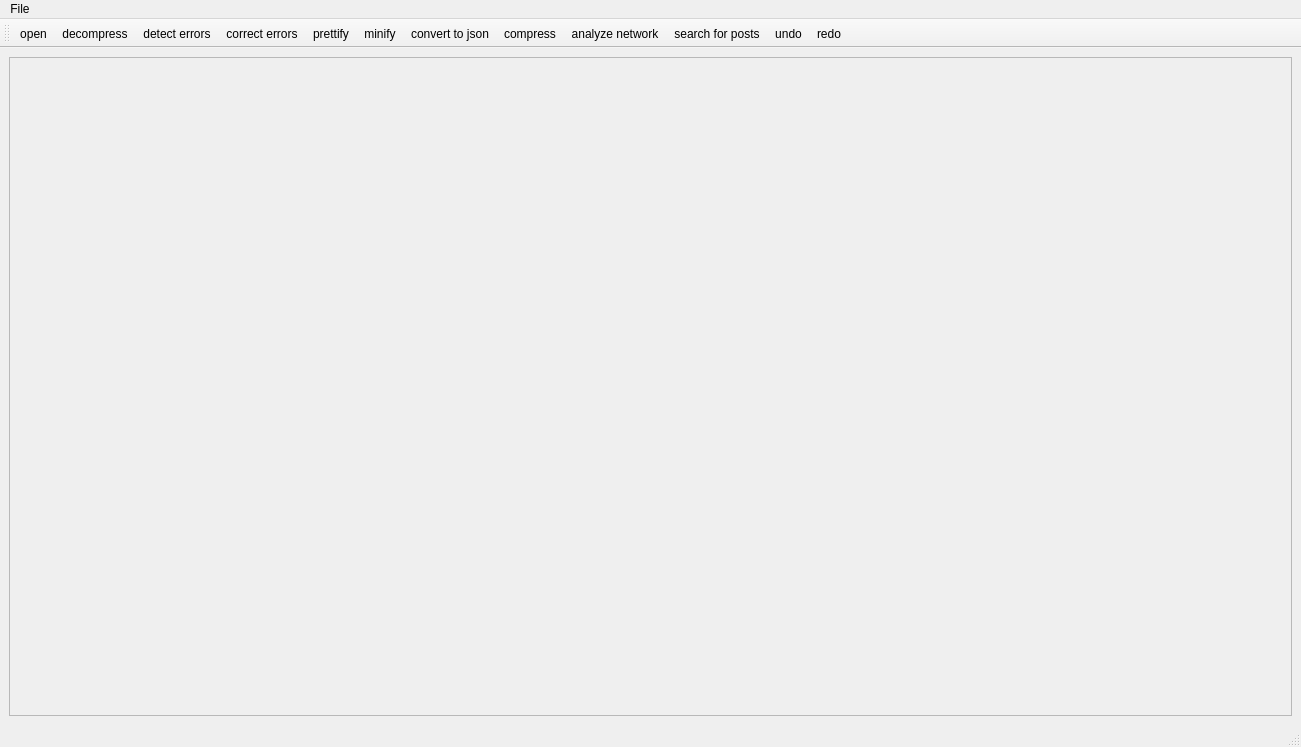
<?xml version="1.0" encoding="UTF-8"?>
<ui version="4.0">
 <class>MainWindow</class>
 <widget class="QMainWindow" name="MainWindow">
  <property name="geometry">
   <rect>
    <x>0</x>
    <y>0</y>
    <width>1301</width>
    <height>747</height>
   </rect>
  </property>
  <property name="windowTitle">
   <string>XML Parser</string>
  </property>
  <widget class="QWidget" name="centralwidget">
   <layout class="QHBoxLayout" name="horizontalLayout">
    <item>
     <widget class="QScrollArea" name="scrollArea">
      <property name="widgetResizable">
       <bool>true</bool>
      </property>
      <widget class="QWidget" name="scrollAreaWidgetContents">
       <property name="geometry">
        <rect>
         <x>0</x>
         <y>0</y>
         <width>1281</width>
         <height>644</height>
        </rect>
       </property>
       <layout class="QVBoxLayout" name="verticalLayout"/>
      </widget>
     </widget>
    </item>
   </layout>
  </widget>
  <widget class="QMenuBar" name="menubar">
   <property name="geometry">
    <rect>
     <x>0</x>
     <y>0</y>
     <width>1301</width>
     <height>22</height>
    </rect>
   </property>
   <widget class="QMenu" name="menuFile">
    <property name="title">
     <string>File</string>
    </property>
    <addaction name="actionopen"/>
    <addaction name="actionsave"/>
    <addaction name="actionexit"/>
   </widget>
   <addaction name="menuFile"/>
  </widget>
  <widget class="QStatusBar" name="statusbar"/>
  <widget class="QToolBar" name="toolBar">
   <property name="windowTitle">
    <string>toolBar</string>
   </property>
   <attribute name="toolBarArea">
    <enum>TopToolBarArea</enum>
   </attribute>
   <attribute name="toolBarBreak">
    <bool>false</bool>
   </attribute>
   <addaction name="actionopen"/>
   <addaction name="actiondecompress"/>
   <addaction name="actiondetect_errors"/>
   <addaction name="actioncorrect_errors"/>
   <addaction name="actionprettify"/>
   <addaction name="actionminify"/>
   <addaction name="actionconvert_to_json"/>
   <addaction name="actioncompress"/>
   <addaction name="actionanalyze_network"/>
   <addaction name="actionsearch_posts"/>
   <addaction name="actionundo"/>
   <addaction name="actionredo"/>
  </widget>
  <action name="actionopen">
   <property name="icon">
    <iconset resource="resources.qrc">
     <normaloff>:/images/images/share.png</normaloff>:/images/images/share.png</iconset>
   </property>
   <property name="text">
    <string>open</string>
   </property>
  </action>
  <action name="actionexit">
   <property name="icon">
    <iconset resource="resources.qrc">
     <normaloff>:/images/images/power-off.png</normaloff>:/images/images/power-off.png</iconset>
   </property>
   <property name="text">
    <string>exit</string>
   </property>
  </action>
  <action name="actiondetect_errors">
   <property name="icon">
    <iconset resource="resources.qrc">
     <normaloff>:/images/images/loupe.png</normaloff>:/images/images/loupe.png</iconset>
   </property>
   <property name="text">
    <string>detect errors</string>
   </property>
  </action>
  <action name="actioncorrect_errors">
   <property name="icon">
    <iconset resource="resources.qrc">
     <normaloff>:/images/images/checked.png</normaloff>:/images/images/checked.png</iconset>
   </property>
   <property name="text">
    <string>correct errors</string>
   </property>
  </action>
  <action name="actionconvert_to_json">
   <property name="icon">
    <iconset resource="resources.qrc">
     <normaloff>:/images/images/bracket-curly.png</normaloff>:/images/images/bracket-curly.png</iconset>
   </property>
   <property name="text">
    <string>convert to json</string>
   </property>
  </action>
  <action name="actionsave">
   <property name="icon">
    <iconset resource="resources.qrc">
     <normaloff>:/images/images/diskette.png</normaloff>:/images/images/diskette.png</iconset>
   </property>
   <property name="text">
    <string>save</string>
   </property>
  </action>
  <action name="actionundo">
   <property name="icon">
    <iconset resource="resources.qrc">
     <normaloff>:/images/images/undo.png</normaloff>:/images/images/undo.png</iconset>
   </property>
   <property name="text">
    <string>undo</string>
   </property>
  </action>
  <action name="actionredo">
   <property name="icon">
    <iconset resource="resources.qrc">
     <normaloff>:/images/images/forward.png</normaloff>:/images/images/forward.png</iconset>
   </property>
   <property name="text">
    <string>redo</string>
   </property>
  </action>
  <action name="actioncompress">
   <property name="icon">
    <iconset resource="resources.qrc">
     <normaloff>:/images/images/zip.png</normaloff>:/images/images/zip.png</iconset>
   </property>
   <property name="text">
    <string>compress</string>
   </property>
  </action>
  <action name="actiondecompress">
   <property name="icon">
    <iconset resource="resources.qrc">
     <normaloff>:/images/images/format.png</normaloff>:/images/images/format.png</iconset>
   </property>
   <property name="text">
    <string>decompress</string>
   </property>
  </action>
  <action name="actionminify">
   <property name="icon">
    <iconset resource="resources.qrc">
     <normaloff>:/images/images/arrow.png</normaloff>:/images/images/arrow.png</iconset>
   </property>
   <property name="text">
    <string>minify</string>
   </property>
  </action>
  <action name="actionanalyze_network">
   <property name="icon">
    <iconset resource="resources.qrc">
     <normaloff>:/images/images/networking.png</normaloff>:/images/images/networking.png</iconset>
   </property>
   <property name="text">
    <string>analyze network</string>
   </property>
  </action>
  <action name="actionsearch_posts">
   <property name="icon">
    <iconset resource="resources.qrc">
     <normaloff>:/images/images/preview.png</normaloff>:/images/images/preview.png</iconset>
   </property>
   <property name="text">
    <string>search for posts</string>
   </property>
  </action>
  <action name="actionprettify">
   <property name="icon">
    <iconset resource="resources.qrc">
     <normaloff>:/images/images/stars.png</normaloff>:/images/images/stars.png</iconset>
   </property>
   <property name="text">
    <string>prettify</string>
   </property>
  </action>
 </widget>
 <resources>
  <include location="resources.qrc"/>
 </resources>
 <connections/>
</ui>
